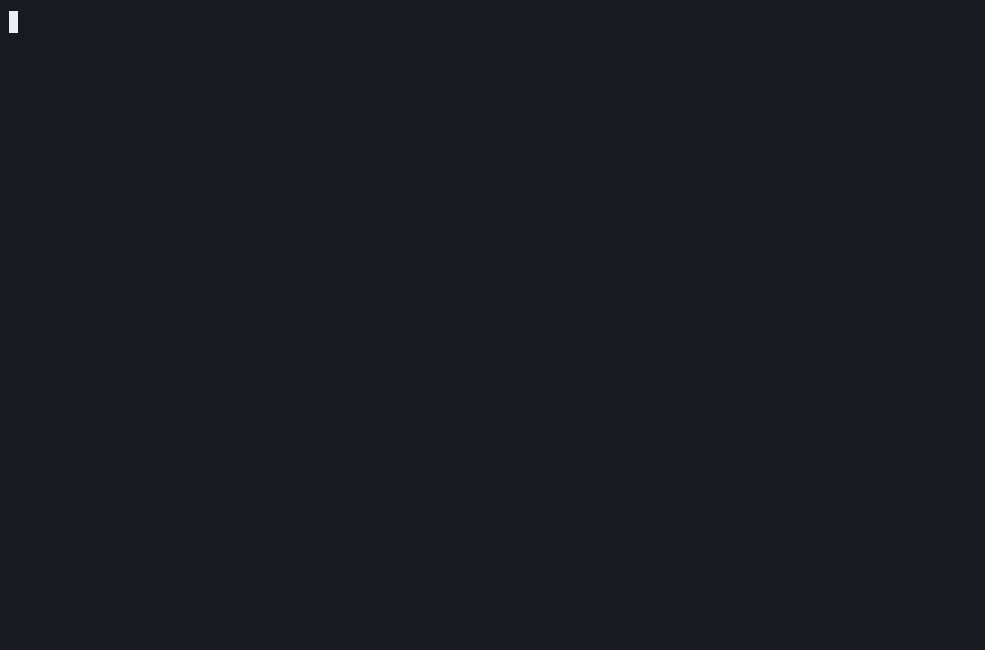
#> input picture docs/demo.gif, 985 x 650 px
$ python check_media.py
#> lines starting #> are read from the running program, lines starting #| are printed output that depends on the picture
"""Optional development check; requires Pillow, not an agent runtime dependency."""
from pathlib import Path
from PIL import Image, ImageSequence

root = Path(__file__).resolve().parents[1]
gif = Image.open(root / "docs/demo.gif")
#> gif is the input picture: PIL image 985x650 P; mean R, G, B 23.1, 27.1, 33.1
duration = sum(frame.info.get("duration", 0) for frame in ImageSequence.Iterator(gif)) / 1000
#> duration = 63.66
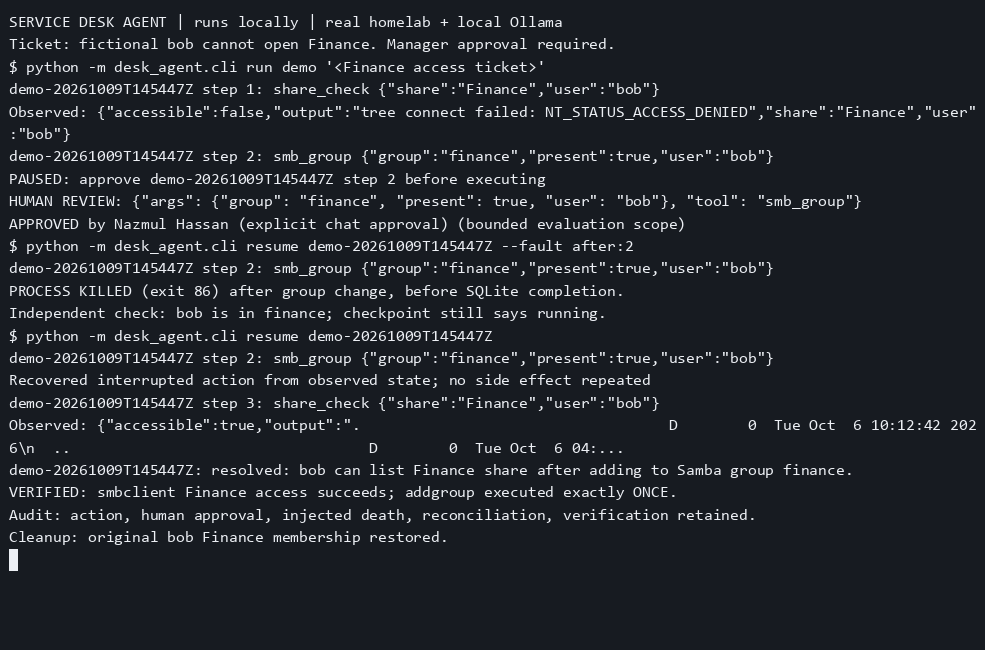
#> gif: PIL image 985x650 RGB; mean R, G, B 34.3, 38.3, 44.2
print(f"GIF: {gif.n_frames} frames, {duration:.2f}s, {(root / 'docs/demo.gif').stat().st_size} bytes")
#| GIF: 15 frames, 63.66s, 85900 bytes
assert 30 <= duration <= 90, "Demo must be 30..90 seconds"
assert Image.open(root / "docs/social-preview.png").size == (1280, 640)
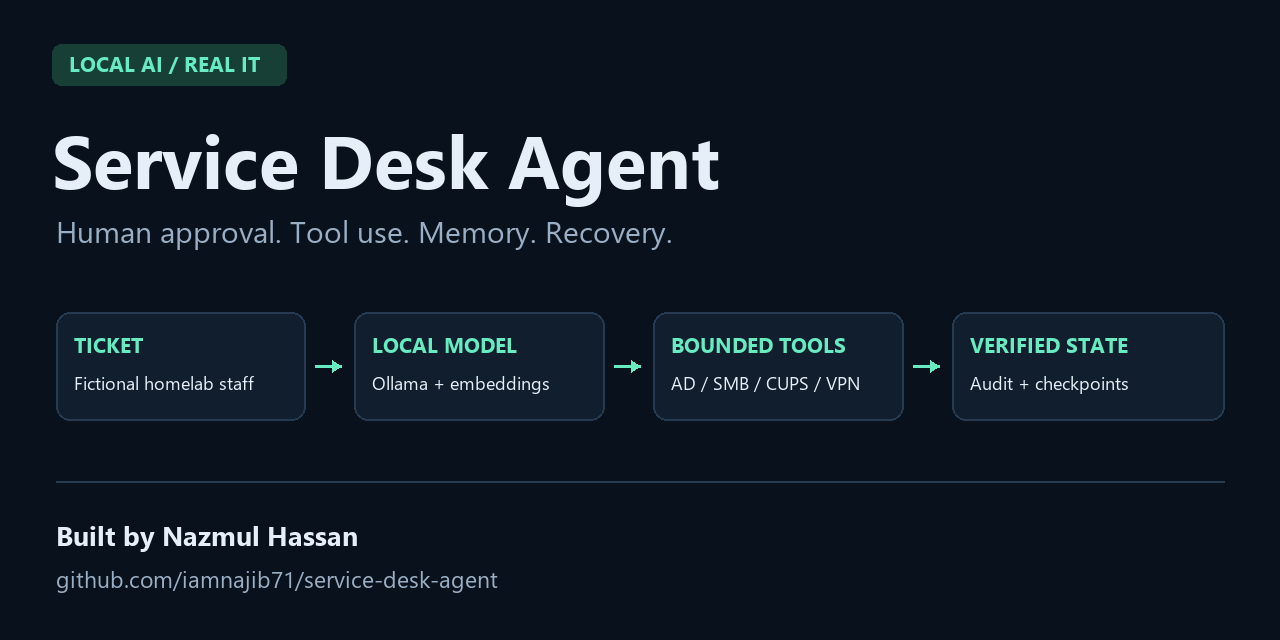
#> input picture docs/social-preview.png, 1280 x 640 px
print("Media checks PASS")
